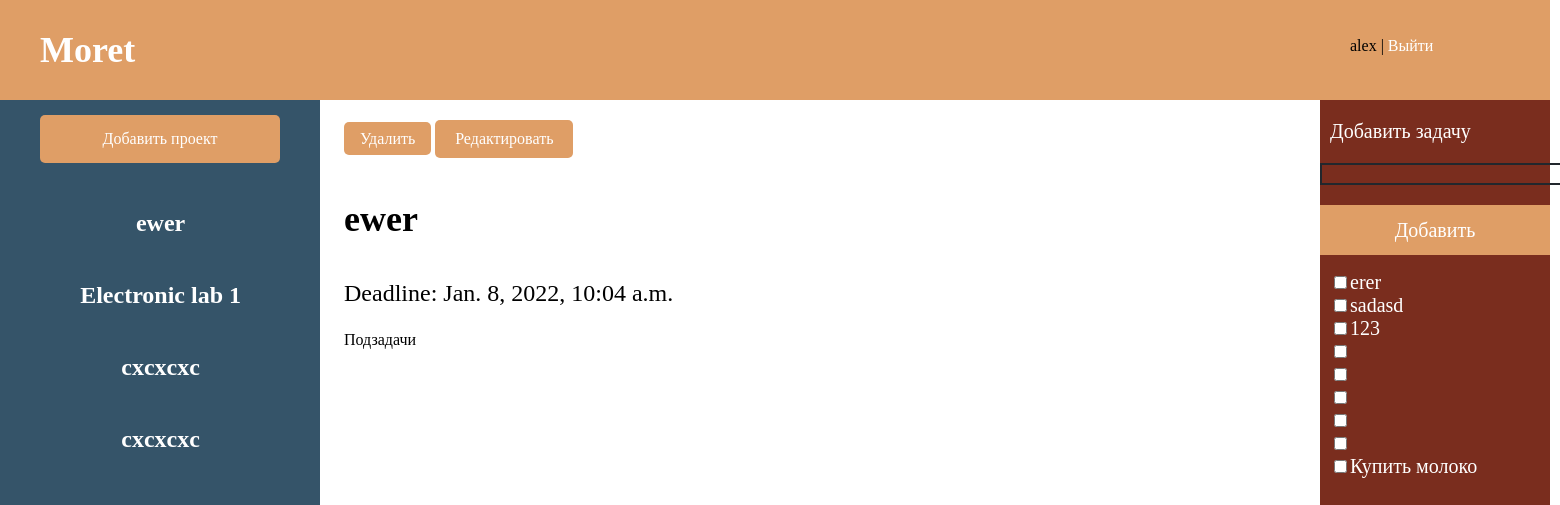
/2/ (signed in), run on the app's committed database.
### main/models.py (models this page shows, shortened)
class Project(models.Model):
    name = models.CharField(max_length=100)
    description = models.CharField(max_length=300)
    deadline = models.DateTimeField('deadline')
    parent_project = models.ForeignKey('self', on_delete=models.CASCADE, blank=True, null=True)
    user = models.ForeignKey(settings.AUTH_USER_MODEL, on_delete=models.CASCADE)

class Task(models.Model):
    text = models.CharField(max_length=200)
    user = models.ForeignKey(settings.AUTH_USER_MODEL, on_delete=models.CASCADE)

### main/views.py (the view)
# urls.py: path('<int:project_id>/', views.index_with_project, name='index_with_project'),
def index_with_project(request, project_id):
    tasks = Task.objects.filter(user=request.user)
    projects = Project.objects.filter(user=request.user)
    project = get_object_or_404(Project, pk=project_id)
    template_name = 'main/index_with_project.html'
    if str(project_id) in request.GET:
        project.delete()
        template_name = 'main/index.html'
        return render(request, template_name, {'projects': projects, 'tasks': tasks})
    if 'add_task_btn' in request.POST:
        task = Task()
        task.text = request.POST.get("add_task_input")
        task.user = User.objects.get(username=request.user)
        task.save()
    for task in tasks:
        if request.POST.get(str(task.id)) == 'on':
            task.delete()
    tasks = Task.objects.filter(user=request.user)
    return render(request, template_name, {'project': project, 'projects': projects, 'tasks': tasks})

### main/templates/main/index_with_project.html (shortened to what this page needs)
{% extends 'main/common.html' %}
{% block project_info %}
    <a class="button-delete-project">Удалить</a>
    <button class='button-edit-project' onclick="document.location='{% url 'project_editing' project.id %}'">Редактировать</button>
    <h2 class="common-text-style project-name">{{ project.name }}</h2>
    <p class="common-text-style deadline">Deadline: {{ project.deadline }}</p>
    <p class="undertasks">Подзадачи
    </p>
{% endblock %}

### main/templates/main/common.html (shortened to what this page needs)
{% load static %}
<!DOCTYPE html>
<html lang="en">
<head>
    <link rel="stylesheet" href="{% static 'main/css/main.css' %}">
</head>
<body>
    <header class="header"><a href="{% url 'index' %}" class="header-text">Moret</a></header>
    <div class='profile-link'>
        {% if request.user.is_authenticated %}
         {{user.username}} | <a class="link" href="{% url 'logout' %}">Выйти</a>
        {% else %}
            <a href="{% url 'login' %}">Войти</a> | <a href="{% url 'sign_up' %}">Регистрация</a>
        {% endif %}
    </div>
    <div class="sidebar-color">
        <div class="sidebar-text">
            <button class="button-add-project" onclick="window.location.href = {% url 'project_creating' %};">Добавить
                проект</button>
            {% if projects %}
                <ul class="ul-sidebar">
                    {% for project in projects %}
                        {% if project.parent_project == null %}
                            <li class="li-sidebar"><a class='a-sidebar' href="{% url 'index_with_project' project.id %}"
                            >{{ project.name }}</a></li>
                        {% endif %}
                    {% endfor %}
                </ul>
            {% else %}
                <p>No projects are available.</p>
            {% endif %}
        </div>
    </div>
    <div class="in-row">
        <div class="center blue" id="project_info">
            {% block project_info %}
            {% endblock %}
        </div>
        <div class="tasks">
            <form method="post" id="tasks">
                <p class="add-task">Добавить задачу<br></p>
                    <p><input type="text" name="add_task_input" id="add_task_input" value="" size="26">
                    <button name="add_task_btn" type="submit2">Добавить</button>
                </p>
                {% if tasks %}
                    {% for task in tasks %}
                        <div class="add-task" name="div_{{ task.name }}"
                             id="{{ task.id }}">
                            <input type="checkbox"
                                   onChange="hide_task('{{ task.id }}')"
                                   name="{{ task.id }}"
                            >{{ task.text }}
                        </div>
                    {% endfor %}
                {% else %}
                    <p>No tasks are available.</p>
                {% endif %}
            </form>
        </div>
    </div>
</body>
</html>

### main/static/main/css/main.css (style rules this page uses)
.in-row { display: flex; flex-direction: row; }
.center { margin: 92px 32px 14px 312px; width: 60%; }
.blue { padding: 12px 24px; }
.add-task { color: white; font-size: 20px; margin-left: 10px; }
.tasks { position: absolute; width: 230px; height: 1120px; left: 1320px; top: 100px; font-family: ProximaNovaRegular; background: #7A2D1E; }
.header { position: absolute; width: 1550px; height: 100px; left: 0px; top: 0px; background: #DF9E66; }
.header-text { position: absolute; width: 97px; height: 42px; left: 40px; top: 29px; text-decoration: none; font-family: ProximaNovaBold; font-style: normal; font-weight: bold; font-size: 36px; line-height: 42px; color: #FFFFFF; }
.sidebar-color { position: absolute; width: 320px; height: 1140px; left: 0px; top: 100px; background: #355469; }
.sidebar-text { position: absolute; width: 240px; height: 56px; left: 40px; top: 20px; font-family: Arial; font-style: normal; font-weight: bold; font-size: 24px; line-height: 28px; color: #FFFFFF; }
.ul-sidebar { padding: 0; width: 100%; }
.li-sidebar { display: inline; }
.a-sidebar { outline: none; text-decoration: none; display: inline-block; width: 100.5%; margin-right: 0.625%; text-align: center; line-height: 3; color: white; font-family: ProximaNovaRegular; }
li:last-child a { margin-right: 0; }
.button-add-project { appearance: none; border: 0; border-radius: 5px; background: #DF9E66; color: #fff; padding: 8px 16px; font-size: 16px; font-family: ProximaNovaRegular; margin-top: -5px; width: 240px; height: 48px; left: 40px; top: 388px; }
.button-delete-project { appearance: none; border: 0; border-radius: 5px; background: #DF9E66; color: #fff; padding: 8px 16px; font-size: 16px; font-family: ProximaNovaRegular; margin-top: 8px; width: 140px; height: 48px; left: 379px; top: 140px; }
.button-edit-project { appearance: none; border: 0; border-radius: 5px; background: #DF9E66; color: #fff; padding: 8px 16px; font-size: 16px; font-family: ProximaNovaRegular; margin-top: 8px; width: 138px; height: 38px; left: 540px; top: 140px; }
.common-text-style { font-family: ProximaNovaRegular; margin-top: 40px; }
.undertasks { font-family: ProximaNovaRegular; }
.project-name { font-size: 36px; }
.deadline { font-size: 24px; }
.profile-link { position: absolute; left: 1350px; top: 37px; font-family: ProximaNovaRegular; }
.link { text-decoration: none; font-family: ProximaNovaRegular; color: white; }
button[type="submit2"] { background: #df9e66; border: none; color: white; text-align: center; font-size: 20px; cursor: pointer; font-family: "ProximaNovaRegular"; width: 230px; height: 50px; margin-top: 20px; }
input[type="text"] { background: transparent; border: 2px solid #22272d; padding-left: 45px; color: #df9e66; font-family: "ProximaNovaLight"; }

### data on the page
Project: name "ewer", deadline "Jan. 8, 2022, 10:04 a.m."
Project: name "Electronic lab 1"
Project: name "cxcxcxc"
Project: name "cxcxcxc"
Task: text "erer"
Task: text "sadasd"
Task: text "123"
Task: text "Купить молоко"

### other printed values
{{ user.username }} "alex"
